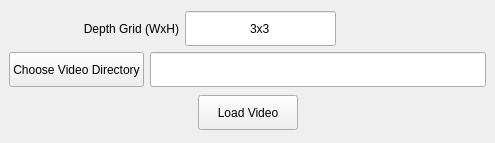
<?xml version="1.0" encoding="UTF-8"?>
<ui version="4.0">
 <class>MainWindow</class>
 <widget class="QMainWindow" name="MainWindow">
  <property name="geometry">
   <rect>
    <x>0</x>
    <y>0</y>
    <width>495</width>
    <height>143</height>
   </rect>
  </property>
  <property name="sizePolicy">
   <sizepolicy hsizetype="Fixed" vsizetype="Fixed">
    <horstretch>0</horstretch>
    <verstretch>0</verstretch>
   </sizepolicy>
  </property>
  <property name="windowTitle">
   <string>MainWindow</string>
  </property>
  <widget class="QWidget" name="centralwidget">
   <layout class="QVBoxLayout" name="verticalLayout_2">
    <item>
     <layout class="QVBoxLayout" name="verticalLayout">
      <item>
       <layout class="QHBoxLayout" name="horizontalLayout">
        <item>
         <widget class="QLabel" name="label">
          <property name="sizePolicy">
           <sizepolicy hsizetype="Minimum" vsizetype="Fixed">
            <horstretch>0</horstretch>
            <verstretch>0</verstretch>
           </sizepolicy>
          </property>
          <property name="minimumSize">
           <size>
            <width>170</width>
            <height>35</height>
           </size>
          </property>
          <property name="text">
           <string>Depth Grid (WxH)</string>
          </property>
          <property name="alignment">
           <set>Qt::AlignRight|Qt::AlignTrailing|Qt::AlignVCenter</set>
          </property>
         </widget>
        </item>
        <item>
         <widget class="QLineEdit" name="depthGridEdit">
          <property name="enabled">
           <bool>true</bool>
          </property>
          <property name="sizePolicy">
           <sizepolicy hsizetype="Expanding" vsizetype="Fixed">
            <horstretch>0</horstretch>
            <verstretch>0</verstretch>
           </sizepolicy>
          </property>
          <property name="minimumSize">
           <size>
            <width>10</width>
            <height>35</height>
           </size>
          </property>
          <property name="text">
           <string>3x3</string>
          </property>
          <property name="alignment">
           <set>Qt::AlignCenter</set>
          </property>
         </widget>
        </item>
        <item>
         <spacer name="horizontalSpacer">
          <property name="orientation">
           <enum>Qt::Horizontal</enum>
          </property>
          <property name="sizeHint" stdset="0">
           <size>
            <width>40</width>
            <height>20</height>
           </size>
          </property>
         </spacer>
        </item>
       </layout>
      </item>
      <item>
       <layout class="QHBoxLayout" name="horizontalLayout_2">
        <item>
         <widget class="QPushButton" name="chooseDirButton">
          <property name="minimumSize">
           <size>
            <width>0</width>
            <height>35</height>
           </size>
          </property>
          <property name="text">
           <string>Choose Video Directory</string>
          </property>
         </widget>
        </item>
        <item>
         <widget class="QLineEdit" name="videoDirEdit">
          <property name="minimumSize">
           <size>
            <width>0</width>
            <height>35</height>
           </size>
          </property>
         </widget>
        </item>
       </layout>
      </item>
     </layout>
    </item>
    <item>
     <layout class="QHBoxLayout" name="horizontalLayout_3">
      <item>
       <spacer name="horizontalSpacer_5">
        <property name="orientation">
         <enum>Qt::Horizontal</enum>
        </property>
        <property name="sizeHint" stdset="0">
         <size>
          <width>40</width>
          <height>20</height>
         </size>
        </property>
       </spacer>
      </item>
      <item>
       <widget class="QPushButton" name="loadVideoButton">
        <property name="minimumSize">
         <size>
          <width>100</width>
          <height>35</height>
         </size>
        </property>
        <property name="text">
         <string>Load Video</string>
        </property>
       </widget>
      </item>
      <item>
       <spacer name="horizontalSpacer_6">
        <property name="orientation">
         <enum>Qt::Horizontal</enum>
        </property>
        <property name="sizeHint" stdset="0">
         <size>
          <width>40</width>
          <height>20</height>
         </size>
        </property>
       </spacer>
      </item>
     </layout>
    </item>
   </layout>
  </widget>
 </widget>
 <resources/>
 <connections/>
</ui>
